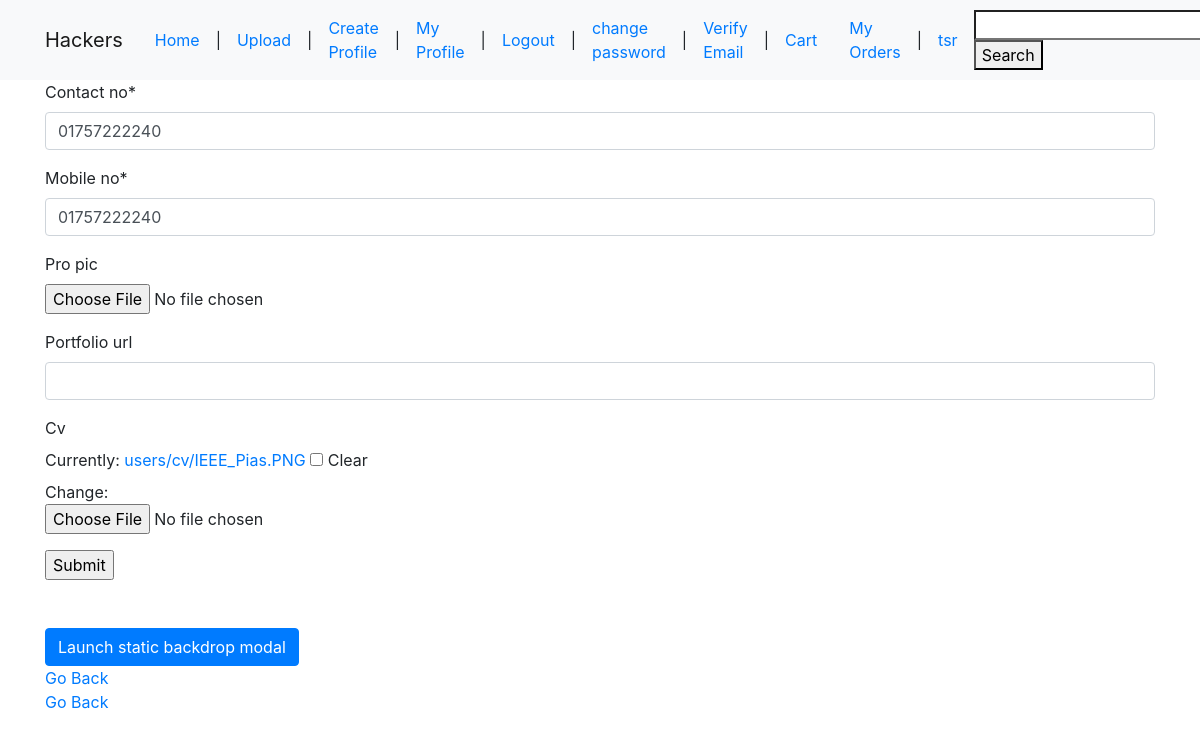
Before: /createprofile/ (signed in) with the older database file.
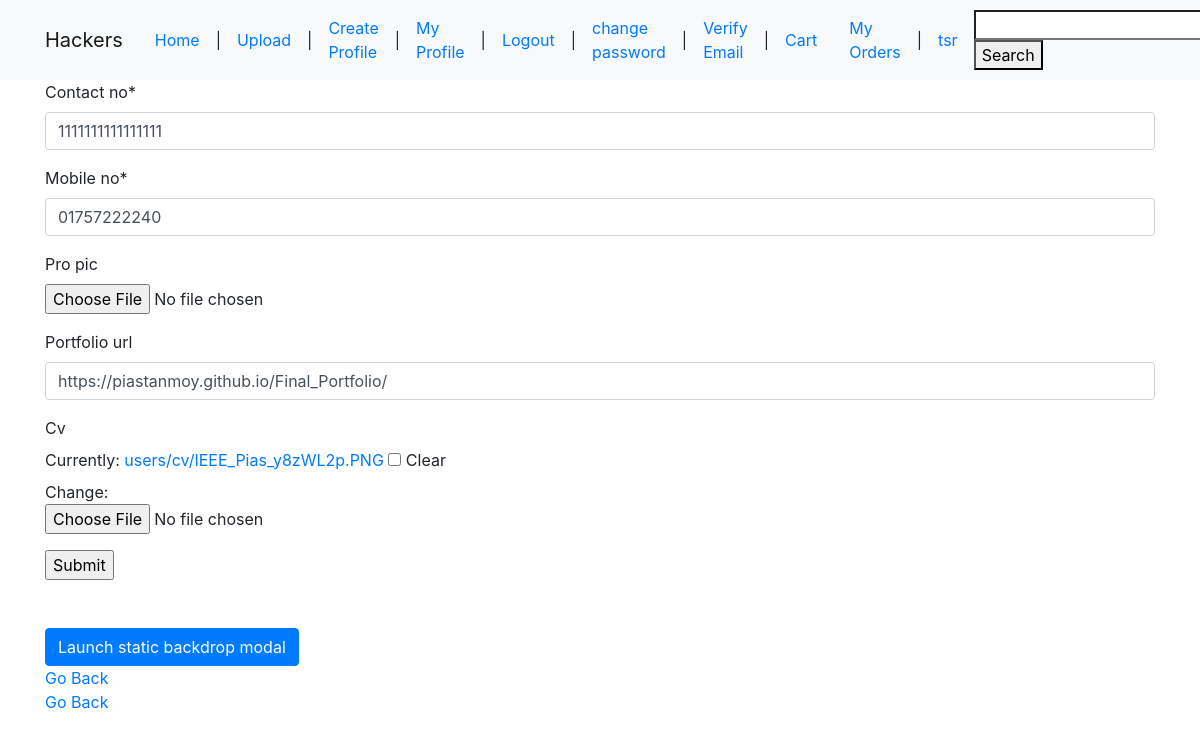
After: the same page with the newer database file.
### UserManagement/models.py (models this page shows, shortened)
class Profile(models.Model):
    contact_no = models.CharField(max_length=20)
    mobile_no = models.CharField(max_length=20)
    pro_pic = models.ImageField(upload_to='users/pro_pics', blank=True, null=True)
    portfolio_url = models.URLField(blank=True, null=True)
    cv = models.FileField(upload_to='users/cv', blank=True, null=True)
    user = models.ForeignKey(User, default=None, on_delete=models.CASCADE)
    status = models.CharField(max_length=10, blank=True, null=True, default='False')

### UserManagement/views.py (the view, shortened to what this page needs)
# urls.py: path('createprofile/', user_views.create_profile, name='create_profile'),
@login_required
def create_profile(request):
    try:
        profile = Profile.objects.get(user=request.user)
        form = ProfileForm(initial={'contact_no': profile.contact_no,
                                    'mobile_no' : profile.mobile_no,
                                    'portfolio_url': profile.portfolio_url,
                                    'cv' : profile.cv,
                                    })
    except profile.DoesNotExist:
        profile = None
        form = ProfileForm()
    context = {
        'form' : form
    }
    return render(request, 'UserManagement/create_profile.html', context)

### UserManagement/forms.py
class ProfileForm(forms.ModelForm):
    class Meta:
        model=Profile
        fields = ('contact_no', 'mobile_no', 'pro_pic', 'portfolio_url', 'cv')

### templates/UserManagement/create_profile.html (shortened to what this page needs)
{% extends 'base2.html' %}
{% load crispy_forms_tags %}
{% block content %}
<form method="POST" enctype="multipart/form-data">
    {{ form | crispy }}
    <input type="submit">
</form>
{% endblock content %}

Changed rows visible on the page:
removed Profile: contact_no "01757222240", mobile_no "01757222240"
added Profile: contact_no "1111111111111111", mobile_no "01757222240", portfolio_url "https://piastanmoy.github.io/Final_Portfolio/"
Other visible differences:
text no longer shown: "Contact no * Mobile no * Pro pic Portfolio url Cv Currently: users/cv/IEEE_Pias.PNG Clear Change:"
text now shown: "Contact no * Mobile no * Pro pic Portfolio url Cv Currently: users/cv/IEEE_Pias_y8zWL2p.PNG Clear Change:"
